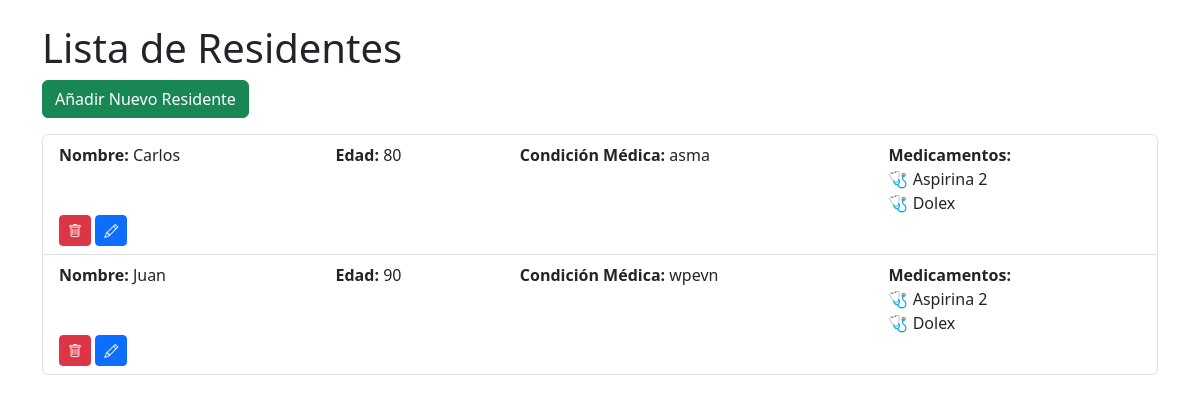
The page /residents/ on the database as committed earlier.
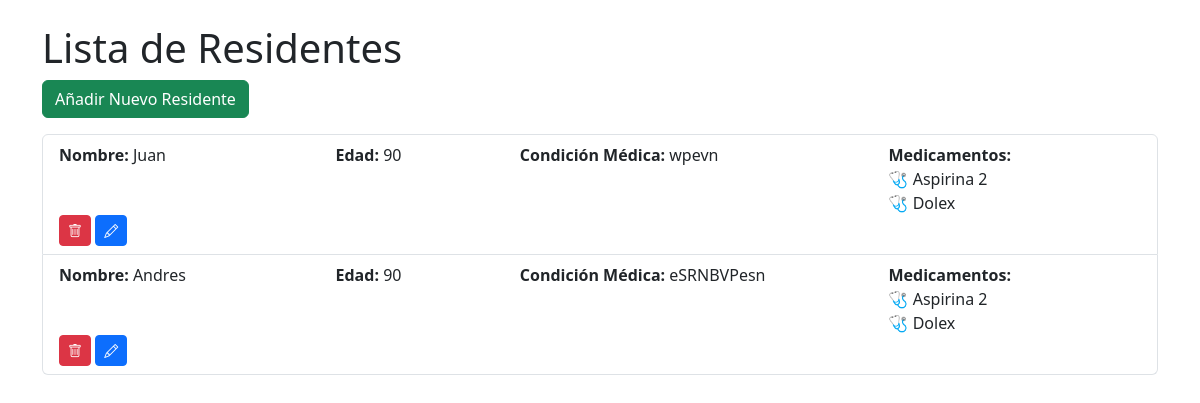
The same page on the database as committed later.
### residents/models.py (models this page shows, shortened)
class Resident(models.Model):
    name = models.CharField(max_length=100)
    age = models.IntegerField()
    medical_condition = models.CharField(max_length=300)
    medications = models.ManyToManyField('medications.Medication', related_name='residents')

### medications/models.py (models this page shows, shortened)
class Medication(models.Model):
    name = models.CharField(max_length=100)

### residents/views.py (the view)
# urls.py: path('', views.residents_view, name='residents_view'),
def residents_view(request):
    residents = rl.get_all_residents()
    return render(request, 'list_residents.html', {'residents': residents})

### residents/logic/residents_logic.py (called while the page is built)
def get_all_residents():
    return Resident.objects.all()

### residents/templates/list_residents.html (shortened to what this page needs)
<!DOCTYPE html>
<html>
<head>
    <link rel="stylesheet" href="https://cdn.jsdelivr.net/npm/bootstrap@5.3.0/dist/css/bootstrap.min.css">
    <link rel="stylesheet" href="https://cdn.jsdelivr.net/npm/bootstrap-icons@1.10.5/font/bootstrap-icons.css">
</head>
<body class="container mt-4">
    <h1>Lista de Residentes</h1>
    <a href="{% url 'residents:create_resident_view' %}" class="btn btn-success mb-3">Añadir Nuevo Residente</a>
    <ul class="list-group">
        {% for resident in residents %}
            <li class="list-group-item">
                <div class="row">
                    <div class="col-md-3"><strong>Nombre:</strong> {{ resident.name }}</div>
                    <div class="col-md-2"><strong>Edad:</strong> {{ resident.age }}</div>
                    <div class="col-md-4"><strong>Condición Médica:</strong> {{ resident.medical_condition }}</div>
                    <div class="col-md-3"><strong>Medicamentos:</strong>
                        {% if resident.medications.all %}
                            <ul class="list-unstyled">
                                {% for medication in resident.medications.all %}
                                    <li>🩺 {{ medication.name }}</li>
                                {% endfor %}
                            </ul>
                        {% else %}
                            No tiene medicamentos asignados
                        {% endif %}
                    </div>
                    <div>
                        <form action="{% url 'residents:delete_resident_view' resident.pk %}" method="POST" class="d-inline">
                            <button type="submit" class="btn btn-danger btn-sm" title="Eliminar" onclick="return confirm('¿Estás seguro de que deseas eliminar este medicamento?');">
                                <i class="bi bi-trash"></i>
                            </button>
                        </form>
                        <a href="{% url 'residents:update_resident_view' resident.pk %}" class="btn btn-primary btn-sm me-2" title="Editar">
                            <i class="bi bi-pencil"></i>
                        </a>
                    </div>
                </div>
            </li>
        {% empty %}
            <li class="list-group-item text-center">No hay residentes registrados.</li>
        {% endfor %}
    </ul>
</body>
</html>

Rows that differ between the two databases and show on the page:
removed Resident: name "Carlos", age "80", medical_condition "asma", Medication (name "Aspirina 2"), Medication (name "Dolex")
added Resident: name "Andres", age "90", medical_condition "eSRNBVPesn", Medication (name "Aspirina 2"), Medication (name "Dolex")
